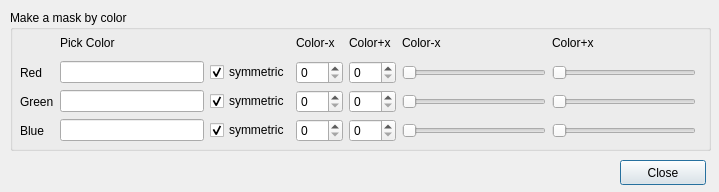
<?xml version="1.0" encoding="UTF-8"?>
<ui version="4.0">
 <class>colormask</class>
 <widget class="QDialog" name="colormask">
  <property name="geometry">
   <rect>
    <x>0</x>
    <y>0</y>
    <width>719</width>
    <height>192</height>
   </rect>
  </property>
  <property name="windowTitle">
   <string>tychoBCGEN Colormask</string>
  </property>
  <property name="windowIcon">
   <iconset>
    <normaloff>images/tycho_logo_klein.png</normaloff>images/tycho_logo_klein.png</iconset>
  </property>
  <widget class="QPushButton" name="close">
   <property name="geometry">
    <rect>
     <x>620</x>
     <y>160</y>
     <width>86</width>
     <height>25</height>
    </rect>
   </property>
   <property name="text">
    <string>Close</string>
   </property>
  </widget>
  <widget class="QGroupBox" name="groupBox">
   <property name="geometry">
    <rect>
     <x>10</x>
     <y>10</y>
     <width>701</width>
     <height>141</height>
    </rect>
   </property>
   <property name="title">
    <string>Make a mask by color</string>
   </property>
   <widget class="QWidget" name="gridLayoutWidget">
    <property name="geometry">
     <rect>
      <x>10</x>
      <y>20</y>
      <width>676</width>
      <height>112</height>
     </rect>
    </property>
    <layout class="QGridLayout" name="gridLayout">
     <item row="1" column="1">
      <widget class="QLineEdit" name="redvalue"/>
     </item>
     <item row="3" column="1">
      <widget class="QLineEdit" name="bluevalue"/>
     </item>
     <item row="1" column="2">
      <widget class="QCheckBox" name="red_checkbox">
       <property name="text">
        <string>symmetric</string>
       </property>
       <property name="checked">
        <bool>true</bool>
       </property>
      </widget>
     </item>
     <item row="2" column="2">
      <widget class="QCheckBox" name="green_checkbox">
       <property name="text">
        <string>symmetric</string>
       </property>
       <property name="checked">
        <bool>true</bool>
       </property>
      </widget>
     </item>
     <item row="3" column="2">
      <widget class="QCheckBox" name="blue_checkbox">
       <property name="text">
        <string>symmetric</string>
       </property>
       <property name="checked">
        <bool>true</bool>
       </property>
      </widget>
     </item>
     <item row="1" column="3">
      <widget class="QSpinBox" name="red_low">
       <property name="maximum">
        <number>255</number>
       </property>
      </widget>
     </item>
     <item row="1" column="4">
      <widget class="QSpinBox" name="red_up">
       <property name="maximum">
        <number>255</number>
       </property>
      </widget>
     </item>
     <item row="2" column="3">
      <widget class="QSpinBox" name="green_low">
       <property name="maximum">
        <number>255</number>
       </property>
      </widget>
     </item>
     <item row="2" column="4">
      <widget class="QSpinBox" name="green_up">
       <property name="maximum">
        <number>255</number>
       </property>
      </widget>
     </item>
     <item row="3" column="3">
      <widget class="QSpinBox" name="blue_low">
       <property name="maximum">
        <number>255</number>
       </property>
      </widget>
     </item>
     <item row="3" column="4">
      <widget class="QSpinBox" name="blue_up">
       <property name="maximum">
        <number>255</number>
       </property>
      </widget>
     </item>
     <item row="1" column="0">
      <widget class="QLabel" name="label">
       <property name="text">
        <string>Red</string>
       </property>
      </widget>
     </item>
     <item row="2" column="0">
      <widget class="QLabel" name="label_2">
       <property name="text">
        <string>Green</string>
       </property>
      </widget>
     </item>
     <item row="3" column="0">
      <widget class="QLabel" name="label_3">
       <property name="text">
        <string>Blue</string>
       </property>
      </widget>
     </item>
     <item row="2" column="1">
      <widget class="QLineEdit" name="greenvalue"/>
     </item>
     <item row="0" column="1">
      <widget class="QLabel" name="label_6">
       <property name="text">
        <string>Pick Color</string>
       </property>
      </widget>
     </item>
     <item row="0" column="4">
      <widget class="QLabel" name="label_8">
       <property name="text">
        <string>Color+x</string>
       </property>
      </widget>
     </item>
     <item row="1" column="5">
      <widget class="QSlider" name="red_low_2">
       <property name="minimum">
        <number>0</number>
       </property>
       <property name="maximum">
        <number>255</number>
       </property>
       <property name="orientation">
        <enum>Qt::Horizontal</enum>
       </property>
      </widget>
     </item>
     <item row="1" column="6">
      <widget class="QSlider" name="red_up_2">
       <property name="minimum">
        <number>0</number>
       </property>
       <property name="maximum">
        <number>255</number>
       </property>
       <property name="orientation">
        <enum>Qt::Horizontal</enum>
       </property>
      </widget>
     </item>
     <item row="2" column="5">
      <widget class="QSlider" name="green_low_2">
       <property name="minimum">
        <number>0</number>
       </property>
       <property name="maximum">
        <number>255</number>
       </property>
       <property name="orientation">
        <enum>Qt::Horizontal</enum>
       </property>
      </widget>
     </item>
     <item row="2" column="6">
      <widget class="QSlider" name="green_up_2">
       <property name="minimum">
        <number>0</number>
       </property>
       <property name="maximum">
        <number>255</number>
       </property>
       <property name="orientation">
        <enum>Qt::Horizontal</enum>
       </property>
      </widget>
     </item>
     <item row="3" column="5">
      <widget class="QSlider" name="blue_low_2">
       <property name="minimum">
        <number>0</number>
       </property>
       <property name="maximum">
        <number>255</number>
       </property>
       <property name="orientation">
        <enum>Qt::Horizontal</enum>
       </property>
      </widget>
     </item>
     <item row="3" column="6">
      <widget class="QSlider" name="blue_up_2">
       <property name="minimum">
        <number>0</number>
       </property>
       <property name="maximum">
        <number>255</number>
       </property>
       <property name="orientation">
        <enum>Qt::Horizontal</enum>
       </property>
      </widget>
     </item>
     <item row="0" column="5">
      <widget class="QLabel" name="label_7">
       <property name="text">
        <string>Color-x</string>
       </property>
      </widget>
     </item>
     <item row="0" column="3">
      <widget class="QLabel" name="label_9">
       <property name="text">
        <string>Color-x</string>
       </property>
      </widget>
     </item>
     <item row="0" column="6">
      <widget class="QLabel" name="label_10">
       <property name="text">
        <string>Color+x</string>
       </property>
      </widget>
     </item>
    </layout>
   </widget>
  </widget>
 </widget>
 <resources/>
 <connections/>
</ui>
